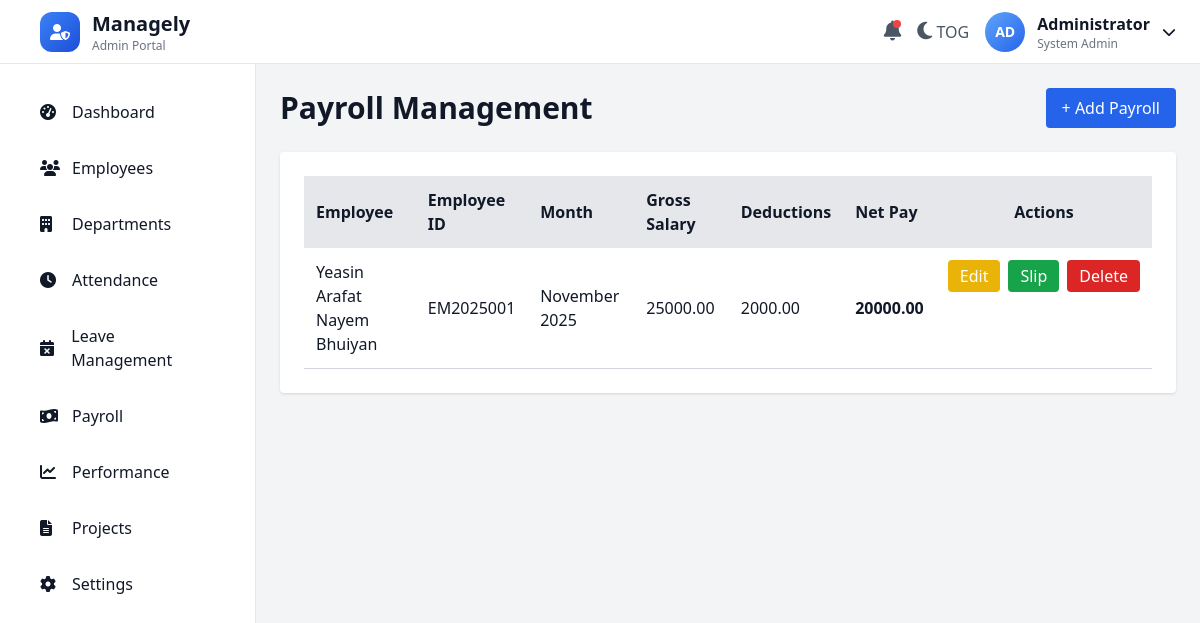
The app's page /adminportal/payroll/ (signed in) with its own data.
### employees/models.py (models this page shows, shortened)
class Payroll(models.Model):
    employee = models.ForeignKey(EmployeeProfile, on_delete=models.CASCADE)
    month = models.DateField()
    gross_salary = models.DecimalField(max_digits=10, decimal_places=2)
    deductions = models.DecimalField(max_digits=10, decimal_places=2)
    net_pay = models.DecimalField(max_digits=10, decimal_places=2)
    payslip_file = models.FileField(upload_to="payslips/", null=True, blank=True)
    class Meta:
        ordering = ['-month']

### accounts/models.py (models this page shows, shortened)
class EmployeeProfile(models.Model):
    employee_id = models.CharField(max_length=20, unique=True, blank=True)
    full_name = models.CharField(max_length=100, blank=True, null=True)
    phone = models.CharField(max_length=15)
    department = models.CharField(max_length=50, blank=True, null=True)
    avatar = models.ImageField(upload_to='avatars/', blank=True, null=True)
    password = models.CharField(max_length=128)  # store raw for now
    first_login = models.BooleanField(default=True)
    temp_password = models.CharField(max_length=20, blank=True)  # one-time password
    email = models.EmailField(blank=True, null=True)
    is_active = models.BooleanField(default=True)

### adminpanel/views.py (the view)
# urls.py: path("payroll/", views.payroll_list, name="admin_payroll"),
@login_required
def payroll_list(request):
    payrolls = Payroll.objects.select_related("employee").order_by("-month")
    return render(request, "adminpayroll.html", {"payrolls": payrolls})

### adminpanel/templates/adminpayroll.html (shortened to what this page needs)
{% load static %}
<!DOCTYPE html>
<html lang="en" class="light">
<head>
    <script src="https://cdn.tailwindcss.com"></script>
    <link rel="stylesheet" href="{% static 'css/theme.css' %}">
</head>
<body class="bg-gray-100 dark:bg-blue-900 text-gray-900 dark:text-gray-100">
{% include 'adminsidetopbar.html' %}
<div class="ml-64 mt-16 p-6">
    <div class="flex justify-between items-center mb-6">
        <h1 class="text-3xl font-bold">Payroll Management</h1>
        <a href="{% url 'admin_payroll_add' %}"
           class="bg-blue-600 text-white px-4 py-2 rounded hover:bg-blue-700">
            + Add Payroll
        </a>
    </div>
    <div class="bg-white dark:bg-blue-800 p-6 rounded shadow overflow-auto">
        <table class="w-full border-collapse">
            <thead>
                <tr class="bg-gray-200 dark:bg-blue-700 text-left">
                    <th class="p-3">Employee</th>
                    <th class="p-3">Employee ID</th>
                    <th class="p-3">Month</th>
                    <th class="p-3">Gross Salary</th>
                    <th class="p-3">Deductions</th>
                    <th class="p-3">Net Pay</th>
                    <th class="p-3 text-center">Actions</th>
                </tr>
            </thead>
            <tbody>
                {% for pay in payrolls %}
                <tr class="border-b border-gray-300 dark:border-blue-600 hover:bg-gray-100 dark:hover:bg-blue-700">
                    <td class="p-3">{{ pay.employee.full_name }}</td>
                    <td class="p-3">{{ pay.employee.employee_id }}</td>
                    <td class="p-3">
                        {{ pay.month|date:"F Y" }}
                    </td>
                    <td class="p-3">{{ pay.gross_salary }}</td>
                    <td class="p-3">{{ pay.deductions }}</td>
                    <td class="p-3 font-semibold">{{ pay.net_pay }}</td>
                    <td class="p-3 flex gap-2 justify-center">
                        <a href="{% url 'admin_payroll_edit' pay.id %}"
                           class="px-3 py-1 rounded bg-yellow-500 text-white hover:bg-yellow-600">
                            Edit
                        </a>
                        <a href="{% url 'admin_payroll_slip' pay.id %}"
                           class="px-3 py-1 rounded bg-green-600 text-white hover:bg-green-700">
                            Slip
                        </a>
                        <a href="{% url 'admin_payroll_delete' pay.id %}"
                           onclick="return confirm('Are you sure you want to delete this payroll record?');"
                           class="px-3 py-1 rounded bg-red-600 text-white hover:bg-red-700">
                            Delete
                        </a>
                    </td>
                </tr>
                {% empty %}
                <tr>
                    <td colspan="7" class="text-center p-4 text-gray-500 dark:text-gray-300">
                        No payroll records found.
                    </td>
                </tr>
                {% endfor %}
            </tbody>
        </table>
    </div>
</div>
</body>
</html>

### static/css/theme.css (style rules this page uses)
body { box-sizing: border-box; }
.light { --bg-primary: #ffffff; --bg-secondary: #f8fafc; --bg-tertiary: #f1f5f9; --text-primary: #1e293b; --text-secondary: #64748b; --border-color: #e2e8f0; --shadow: rgba(0, 0, 0, 0.1); }

### records on screen
Payroll: employee.full_name "Yeasin Arafat Nayem Bhuiyan", employee.employee_id "EM2025001", month "November 2025", gross_salary "25000.00", deductions "2000.00", net_pay "20000.00"
